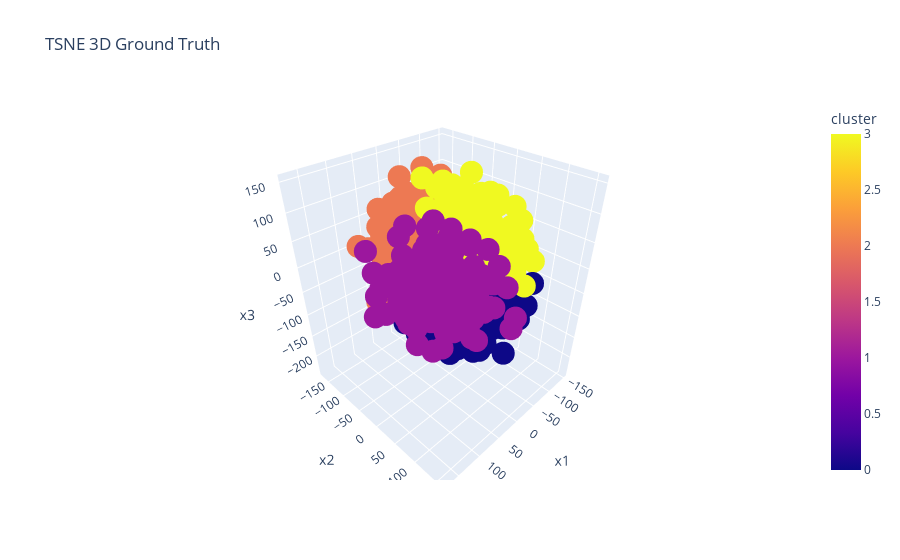

Notebook code cell kept with this figure:
### Code cell
fig = px.scatter_3d(dftsne, x='x1', y='x2', z='x3', color=dftsne['cluster'], 
                    title='TSNE 3D Ground Truth')
fig.show()

### Figure 1 — Plotly figure (JSON) as saved in the notebook; plotly's stock layout.template omitted (floating-point values rounded to 4 significant figures; data arrays with more than 128 entries replaced by an {"elided": "..."} marker saying what was removed)
{"data": [{"hovertemplate": "x1=%{x}<br>x2=%{y}<br>x3=%{z}<br>cluster=%{marker.color}<extra></extra>", "legendgroup": "", "marker": {"color": {"elided": "339 int values"}, "coloraxis": "coloraxis", "symbol": "circle"}, "mode": "markers", "name": "", "scene": "scene", "showlegend": false, "type": "scatter3d", "x": {"elided": "339 float values"}, "y": {"elided": "339 float values"}, "z": {"elided": "339 float values"}}], "layout": {"coloraxis": {"colorbar": {"title": {"text": "cluster"}}, "colorscale": [[0, "#0d0887"], [0.1111, "#46039f"], [0.2222, "#7201a8"], [0.3333, "#9c179e"], [0.4444, "#bd3786"], [0.5556, "#d8576b"], [0.6667, "#ed7953"], [0.7778, "#fb9f3a"], [0.8889, "#fdca26"], [1, "#f0f921"]]}, "legend": {"tracegroupgap": 0}, "scene": {"domain": {"x": [0, 1], "y": [0, 1]}, "xaxis": {"title": {"text": "x1"}}, "yaxis": {"title": {"text": "x2"}}, "zaxis": {"title": {"text": "x3"}}}, "title": {"text": "TSNE 3D Ground Truth"}}}
